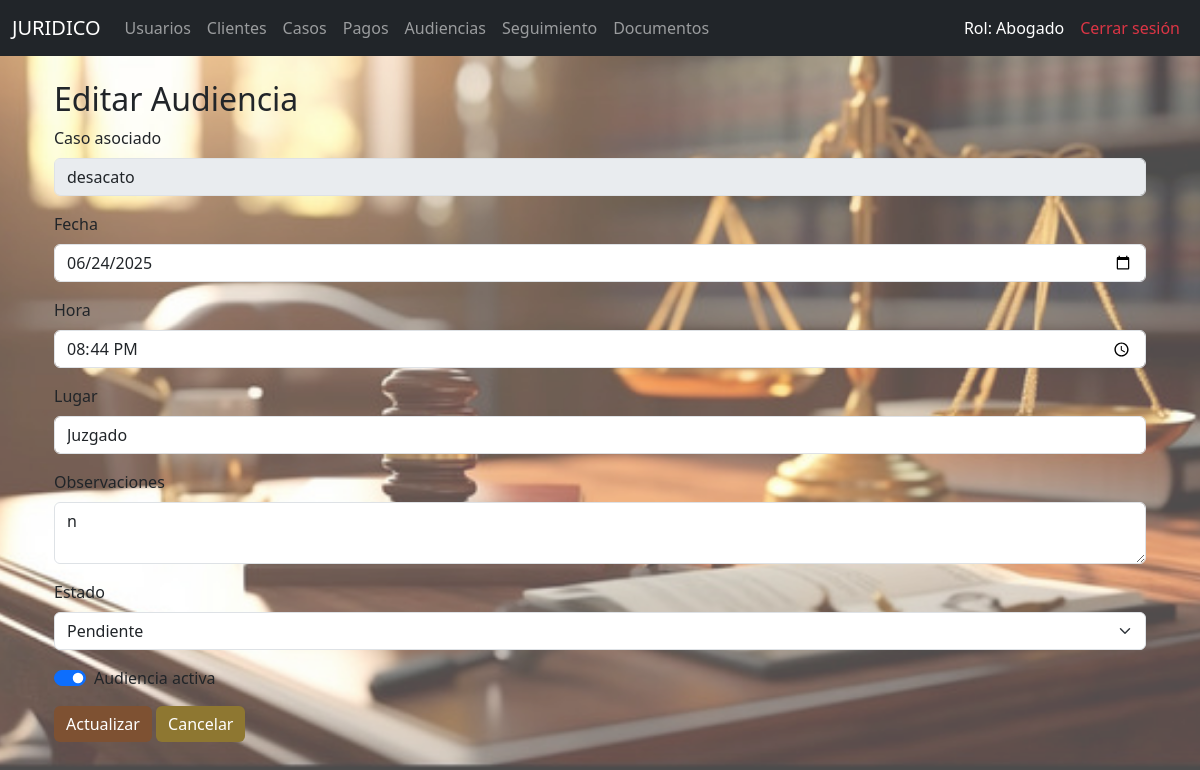
The app's page /audiencias/edit/1 (signed in) with its own data.
### models/rol_model.py (models this page shows, shortened)
class Rol(db.Model):
    __tablename__ = "rol"
    id_rol = db.Column(db.Integer,primary_key = True)
    nombre_rol = db.Column(db.String(50), nullable = False)
    usuarios = db.relationship('Usuario', back_populates='rol')

### models/caso_model.py (models this page shows, shortened)
class Caso(db.Model):
    __tablename__ = "caso"
    id_caso = db.Column(db.Integer, primary_key=True)
    id_cliente = db.Column(db.Integer, db.ForeignKey('clientes.id'), nullable=False)
    id_usuario = db.Column(db.Integer, db.ForeignKey('usuarios.id_usuario'), nullable=False)
    id_tipo = db.Column(db.Integer, db.ForeignKey('tipo_caso.id_tipo_caso'), nullable=False)
    id_estado_caso = db.Column(db.Integer, db.ForeignKey('estado_caso.id_estado_caso'), nullable=False)
    id_estado_pago = db.Column(db.Integer, db.ForeignKey('estado_pago.id_estado_pago'), nullable=False)
    fecha_apertura = db.Column(db.DateTime, nullable=False)
    descripcion = db.Column(db.Text, nullable=True)
    monto_total = db.Column(Numeric(10, 2), nullable=False)
    activo = db.Column(db.Boolean, default=True)
    cliente = db.relationship('Cliente', back_populates='casos')
    usuario = db.relationship('Usuario', back_populates='casos')
    tipo = db.relationship('TipoCaso', back_populates='casos')
    estado_caso = db.relationship('EstadoCaso', back_populates='casos')
    estado_pago = db.relationship('EstadoPago', back_populates='casos')
    audiencias = db.relationship('Audiencia', back_populates='caso')
    pagos = db.relationship("Pago", back_populates="caso")
    seguimientos = db.relationship('Seguimiento', back_populates='caso')
    documentos = db.relationship('Documento', back_populates='caso')

### models/audiencia_model.py (models this page shows, shortened)
class Audiencia(db.Model):
    __tablename__ = "audiencia"
    id_audiencia = db.Column(db.Integer, primary_key=True)
    id_caso = db.Column(db.Integer, db.ForeignKey('caso.id_caso'), nullable=False)
    fecha_audiencia = db.Column(db.Date, nullable=False)
    hora_audiencia = db.Column(db.Time, nullable=False)
    lugar = db.Column(db.String(200), nullable=False)
    observaciones = db.Column(db.Text, nullable=True)
    id_estado_audiencia = db.Column(db.Integer, db.ForeignKey('estado_audiencia.id_estado_audiencia'), nullable=False)
    activo = db.Column(db.Boolean, default=True, nullable=False)
    estado_audiencia = db.relationship('EstadoAudiencia', back_populates='audiencias')
    caso = db.relationship('Caso', back_populates='audiencias')
    @staticmethod
    def get_by_id(id_audiencia):
        return Audiencia.query.get(id_audiencia)

### models/estado_audiencia_model.py (models this page shows, shortened)
class EstadoAudiencia(db.Model):
    __tablename__ = "estado_audiencia"
    id_estado_audiencia= db.Column(db.Integer, primary_key=True)
    nombre_estado_audiencia = db.Column(db.String(100), nullable=False)
    audiencias = db.relationship('Audiencia', back_populates='estado_audiencia')
    @staticmethod
    def get_all():
        return EstadoAudiencia.query.all()

### controllers/audiencia_controller.py (the view, shortened to what this page needs)
@audiencia_bp.route("/edit/<int:id_audiencia>", methods=["GET", "POST"])
def edit(id_audiencia):
    audiencia = Audiencia.get_by_id(id_audiencia)
    if not audiencia:
        return "Audiencia no encontrada", 404
    estados = EstadoAudiencia.get_all()
    return audiencia_view.edit(audiencia, estados)

### app.py (called while the page is built)
@login_manager.user_loader
def load_user(user_id):
    usuario = Usuario.get_by_id(int(user_id))
    return UserLogin(usuario) if usuario else None

@app.context_processor
def inject_active_path():
    def is_active(path):
        return 'active' if request.path == path else ''
    return dict(is_active=is_active)

### auth/user_login.py (called while the page is built)
    @property
    def rol(self):
        return self.usuario.rol.nombre_rol

### controllers/audiencia_controller.py (called while the page is built)
@audiencia_bp.before_request
def verificar_autenticacion():
    if not current_user.is_authenticated:
        return redirect(url_for('home'))

### models/usuario_model.py (called while the page is built)
    @staticmethod
    def get_by_id(id_usuario):
        return Usuario.query.get(id_usuario)

### views/audiencia_view.py (called while the page is built)
def edit(audiencia, estados):
    return render_template("audiencias/edit.html", audiencia=audiencia, estados=estados)

### templates/audiencias/edit.html (shortened to what this page needs)
{% extends "base.html" %}
{% block content %}
<div class="container mt-4">
<h2>Editar Audiencia</h2>
<form action="{{ url_for('audiencia.edit', id_audiencia=audiencia.id_audiencia) }}" method="POST">
<div class="mb-3">
<label class="form-label">Caso asociado</label>
<input class="form-control" disabled="" type="text" value="{{ audiencia.caso.descripcion }}"/>
</div>
<div class="mb-3">
<label class="form-label" for="fecha_audiencia">Fecha</label>
<input class="form-control" name="fecha_audiencia" required="" type="date" value="{{ audiencia.fecha_audiencia }}"/>
</div>
<div class="mb-3">
<label class="form-label" for="hora_audiencia">Hora</label>
<input class="form-control" name="hora_audiencia" required="" type="time" value="{{ audiencia.hora_audiencia.strftime('%H:%M') }}"/>
</div>
<div class="mb-3">
<label class="form-label" for="lugar">Lugar</label>
<input class="form-control" name="lugar" required="" type="text" value="{{ audiencia.lugar }}"/>
</div>
<div class="mb-3">
<label class="form-label" for="observaciones">Observaciones</label>
<textarea class="form-control" name="observaciones">{{ audiencia.observaciones }}</textarea>
</div>
<div class="mb-3">
<label class="form-label" for="id_estado_audiencia">Estado</label>
<select class="form-select" name="id_estado_audiencia" required="">
                {% for estado in estados %}
                <option value="{{ estado.id_estado_audiencia }}"
                     {% if audiencia.id_estado_audiencia == estado.id_estado_audiencia %}selected{% endif %}>
                      {{ estado.nombre_estado_audiencia }}
             </option>
                {% endfor %}
            </select>
</div>
<div class="form-check form-switch mb-3">
<input type="checkbox" class="form-check-input" id="activo" name="activo" value="1"
       {% if audiencia.activo %}checked{% endif %}>
<label class="form-check-label" for="activo">Audiencia activa</label>
</div>
<button class="btn btn-primary" style=" background-color:rgb(133, 64, 57); color: white; border: none; background-color:rgb(126, 81, 50); color: white; border: none;" type="submit">Actualizar</button>
<a class="btn btn-secondary" href="{{ url_for('audiencia.index') }}" style=" background-color:rgb(134, 86, 43); color: white; border: none; background-color:rgb(142, 119, 49); color: white; border: none;">Cancelar</a>
</form>
</div>
{% endblock %}

### templates/base.html (shortened to what this page needs)
<!doctype html>
<html lang="es">
  <head>
    <link href="https://cdn.jsdelivr.net/npm/bootstrap@5.3.6/dist/css/bootstrap.min.css" rel="stylesheet">
</head>
<body style="position: relative; z-index: 0;">
    <nav class="navbar navbar-expand-lg navbar-dark bg-dark">
        <div class="container-fluid">
          <a class="navbar-brand" href="#">JURIDICO</a>
          <div class="collapse navbar-collapse" id="navbarNav">
            <ul class="navbar-nav">
              <li class="nav-item">
                <a class="nav-link " aria-current="page" href="/usuarios/">Usuarios</a>
              </li>
              <li class="nav-item">
                <a class="nav-link {{is_active('/clientes/')}}" href="/clientes/">Clientes</a>
              </li>
              <li class="nav-item">
                <a class="nav-link {{is_active('/casos/')}}" href="/casos/">Casos</a>
              </li>
              <li class="nav-item">
                <a class="nav-link {{is_active('/pagos/')}}" href="/pagos/">Pagos</a>
              </li>
              <li class="nav-item">
                <a class="nav-link {{is_active('/audiencias/')}}" href="/audiencias/">Audiencias</a>
              </li>
              <li class="nav-item">
                <a class="nav-link {{is_active('/seguimientos/')}}" href="/seguimientos/">Seguimiento</a>
              </li>
              <li class="nav-item">
                <a class="nav-link {{is_active('/documentos/')}}" href="/documentos/">Documentos</a>
              </li>
            </ul>
          </div>
          <div class="collapse navbar-collapse" id="navbarNav">
            <ul class="navbar-nav ms-auto">
              <li class="nav-item">
                <span class="nav-link text-white">Rol: {{ current_user.rol }}</span>
              </li>
              <li class="nav-item">
                <a class="nav-link text-danger" href="{{ url_for('logout') }}">
                   Cerrar sesión
                </a>
              </li>
            </ul>
          </div>
        </div>
      </nav>
    <div class="container">
        {% block content %}
        {% endblock  %}
    </div>
  </body>
</html>

### templates/base.html (style rules this page uses)
body::before { content: ""; position: fixed; top: 0; left: 0; width: 100%; height: 100%; background: url('/static/img/fondo.jpg') no-repeat center center fixed; background-size: cover; opacity: 0.70; z-index: -1; }

### records on screen
Rol: rol "Abogado"
Caso: caso.descripcion "desacato"
Audiencia: fecha_audiencia "06/24/2025", hora_audiencia "20:44", lugar "Juzgado", observaciones "n", id_estado_audiencia "Pendiente", activo "☑"
